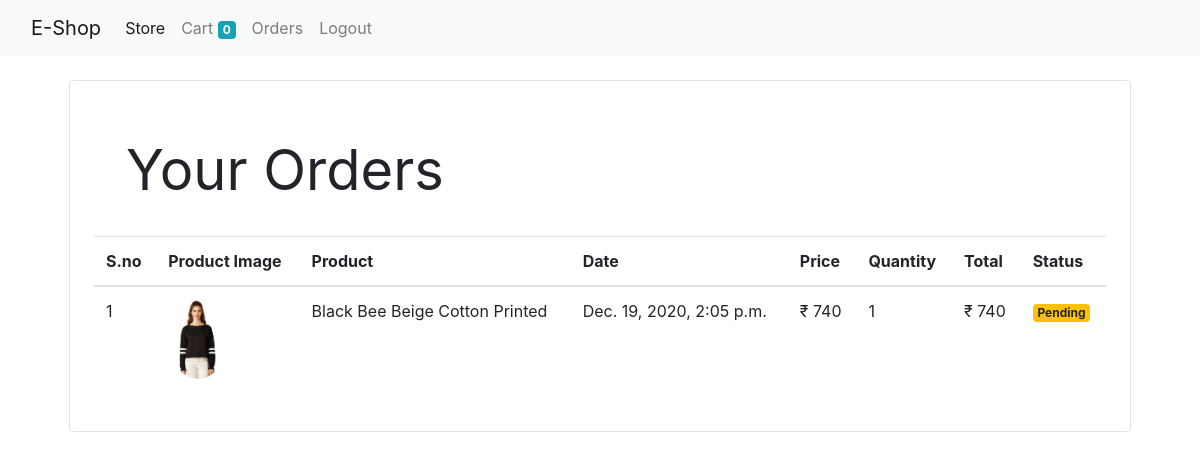
Screenshot of /orders (signed in) with the database file from the repository.
### store/models/orders.py (models this page shows, shortened)
class Order(models.Model):
    product = models.ForeignKey(Product, on_delete=models.CASCADE)
    customer = models.ForeignKey(Customer, on_delete=models.CASCADE)
    quantity = models.IntegerField(default=1)
    price = models.IntegerField()
    address = models.CharField(max_length=100, default='', blank=True)
    phone = models.CharField(max_length=50, default='', blank=True)
    date = models.DateTimeField(default=datetime.datetime.today)
    status = models.BooleanField(default=False)
    @staticmethod
    def get_orders_by_customer(customer_id):
        return Order.objects.filter(customer = customer_id).order_by('-date')

### store/models/product.py (models this page shows, shortened)
class Product(models.Model):
    name = models.CharField(max_length=50)
    price = models.IntegerField(default=0)
    category = models.ForeignKey(Category, on_delete=models.CASCADE, default=1)
    description = models.CharField(max_length=200, default='', null=True, blank=True)
    image = models.ImageField(upload_to='upload/products/')

### store/middlewares/auth.py (the view)
    def middleware(request):
        returnUrl = request.META['PATH_INFO']
        if not request.session.get('customer'):
            return redirect(f'login?return_url={returnUrl}')
        response = get_response(request)
        return response

### store/templatetags/custom_filter.py (called while the page is built)
@register.filter(name='currency')
def currency(number):
    return "₹ " + str(number)

@register.filter(name='multiply')
def multiply(number1, number2):
    return number1 * number2

### store/views/orders.py (called while the page is built)
    def get(self, request):
        customer = request.session.get('customer')
        orders = Order.get_orders_by_customer(customer)
        return render(request, 'orders.html', {'orders': orders})

### store/templates/orders.html (shortened to what this page needs)
{% extends 'basic.html' %}
{% load custom_filter %}
{% block body %}
{% load cart %}
<div class="container">
    <div class="border rounded p-4 m-4">
        <p class="display-4 p-3 m-3"><b>Your Orders</b></p>
        <table class="table">
            <thead>
                <tr>
                    <th>S.no</th>
                    <th>Product Image</th>
                    <th>Product</th>
                    <th>Date</th>
                    <th>Price</th>
                    <th>Quantity</th>
                    <th>Total</th>
                    <th>Status</th>
                </tr>
            </thead>
            <tbody>
                {% for order in orders %}
                <tr>
                    <td>{{forloop.counter}}</td>
                    <td><img style="height: 80px;" class="rounded-circle" src="{{order.product.image.url}}"></td>
                    <td>{{order.product.name}}</td>
                    <td>{{order.date}}</td>
                    <td>{{order.price|currency}}</td>
                    <td>{{order.quantity}}</td>
                    <td>{{order.quantity|multiply:order.price|currency}}</td>
                    {% if order.status %}
                      <td><small class="badge badge-success">Completed</small></td>
                    {% else %}
                      <td><small class="badge badge-warning">Pending</small></td>
                    {% endif %}
                </tr>
                {% endfor %}
            </tbody>
        </table>
{% endblock body %}

### rows the page displays
Order: product.image (picture), product.name "Black Bee Beige Cotton Printed", date "Dec. 19, 2020, 2:05 p.m.", price "₹ 740", quantity "1", quantity|multiply "₹ 740", status "Pending"

### other values shown
{{ request.session.cart.keys|length }} "0"
